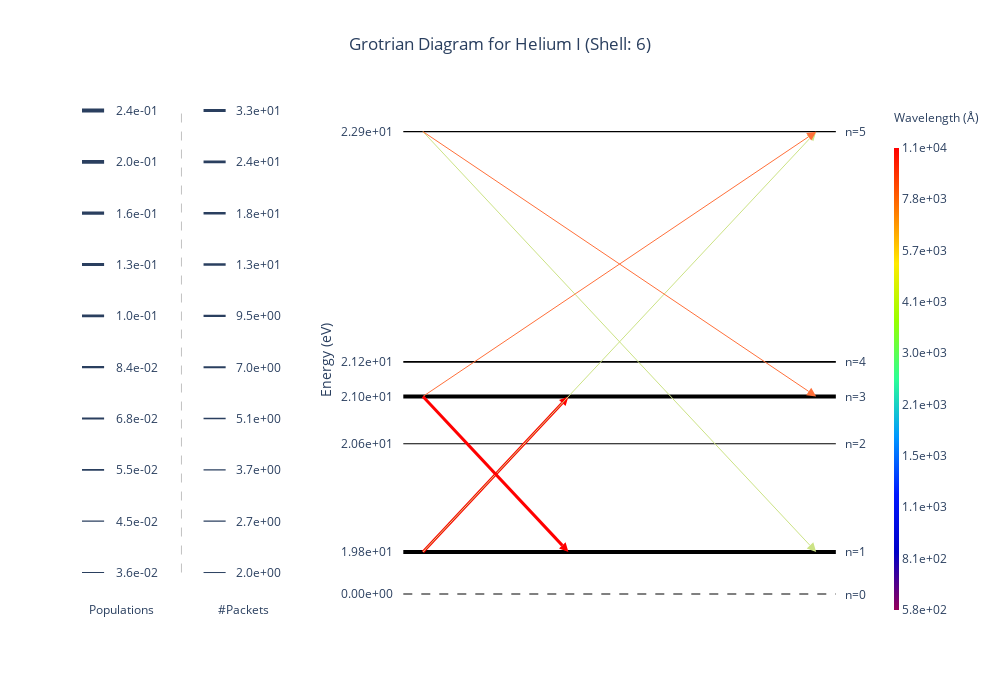

Source (notebook cell):
### Code cell
diag.shell = 6
diag.display()

### Figure 1 — Plotly figure (JSON) as saved in the notebook; plotly's stock layout.template omitted (floating-point values rounded to 4 significant figures)
{"data": [{"hovertemplate": "Energy: 0.00e+00 eV<br>Population: 0.00e+00<extra></extra>", "line": {"color": "grey", "dash": "dash"}, "mode": "lines", "showlegend": false, "type": "scatter", "x": [-0.05, 0.07222, 0.1944, 0.3167, 0.4389, 0.5611, 0.6833, 0.8056, 0.9278, 1.05], "xaxis": "x2", "y": [0, 0, 0, 0, 0, 0, 0, 0, 0, 0], "yaxis": "y2"}, {"hovertemplate": "Energy: 1.98e+01 eV<br>Population: 2.42e-01<extra></extra>", "line": {"color": "black", "width": 4.003}, "mode": "lines", "showlegend": false, "type": "scatter", "x": [-0.05, 0.07222, 0.1944, 0.3167, 0.4389, 0.5611, 0.6833, 0.8056, 0.9278, 1.05], "xaxis": "x2", "y": [0.1, 0.1, 0.1, 0.1, 0.1, 0.1, 0.1, 0.1, 0.1, 0.1], "yaxis": "y2"}, {"hovertemplate": "Energy: 2.06e+01 eV<br>Population: 3.61e-02<extra></extra>", "line": {"color": "black", "width": 1.003}, "mode": "lines", "showlegend": false, "type": "scatter", "x": [-0.05, 0.07222, 0.1944, 0.3167, 0.4389, 0.5611, 0.6833, 0.8056, 0.9278, 1.05], "xaxis": "x2", "y": [0.3574, 0.3574, 0.3574, 0.3574, 0.3574, 0.3574, 0.3574, 0.3574, 0.3574, 0.3574], "yaxis": "y2"}, {"hovertemplate": "Energy: 2.10e+01 eV<br>Population: 2.29e-01<extra></extra>", "line": {"color": "black", "width": 3.918}, "mode": "lines", "showlegend": false, "type": "scatter", "x": [-0.05, 0.07222, 0.1944, 0.3167, 0.4389, 0.5611, 0.6833, 0.8056, 0.9278, 1.05], "xaxis": "x2", "y": [0.47, 0.47, 0.47, 0.47, 0.47, 0.47, 0.47, 0.47, 0.47, 0.47], "yaxis": "y2"}, {"hovertemplate": "Energy: 2.12e+01 eV<br>Population: 5.91e-02<extra></extra>", "line": {"color": "black", "width": 1.78}, "mode": "lines", "showlegend": false, "type": "scatter", "x": [-0.05, 0.07222, 0.1944, 0.3167, 0.4389, 0.5611, 0.6833, 0.8056, 0.9278, 1.05], "xaxis": "x2", "y": [0.552, 0.552, 0.552, 0.552, 0.552, 0.552, 0.552, 0.552, 0.552, 0.552], "yaxis": "y2"}, {"hovertemplate": "Energy: 2.29e+01 eV<br>Population: 4.26e-02<extra></extra>", "line": {"color": "black", "width": 1.263}, "mode": "lines", "showlegend": false, "type": "scatter", "x": [-0.05, 0.07222, 0.1944, 0.3167, 0.4389, 0.5611, 0.6833, 0.8056, 0.9278, 1.05], "xaxis": "x2", "y": [1.1, 1.1, 1.1, 1.1, 1.1, 1.1, 1.1, 1.1, 1.1, 1.1], "yaxis": "y2"}, {"hovertemplate": "Count: 27<br>Wavelength: 1.08e+04 Å<extra></extra>", "line": {"color": "#ff0000", "width": 2.857}, "marker": {"angleref": "previous", "color": "#ff0000", "size": 9, "symbol": "arrow-bar-up"}, "type": "scatter", "x": [0, 0.37], "xaxis": "x2", "y": [0.1, 0.47], "yaxis": "y2"}, {"hovertemplate": "Count: 2<br>Wavelength: 3.89e+03 Å<extra></extra>", "line": {"color": "#cce385", "width": 1}, "marker": {"angleref": "previous", "color": "#cce385", "size": 9, "symbol": "arrow-bar-up"}, "type": "scatter", "x": [0, 1], "xaxis": "x2", "y": [0.1, 1.1], "yaxis": "y2"}, {"hovertemplate": "Count: 2<br>Wavelength: 7.07e+03 Å<extra></extra>", "line": {"color": "#ff703a", "width": 1}, "marker": {"angleref": "previous", "color": "#ff703a", "size": 9, "symbol": "arrow-bar-up"}, "type": "scatter", "x": [0, 1], "xaxis": "x2", "y": [0.47, 1.1], "yaxis": "y2"}, {"hovertemplate": "Count: 33<br>Wavelength: 1.08e+04 Å<extra></extra>", "line": {"color": "#ff0000", "width": 3}, "marker": {"angleref": "previous", "color": "#ff0000", "size": 9, "symbol": "arrow-bar-up"}, "type": "scatter", "x": [0, 0.37], "xaxis": "x2", "y": [0.47, 0.1], "yaxis": "y2"}, {"hovertemplate": "Count: 2<br>Wavelength: 3.89e+03 Å<extra></extra>", "line": {"color": "#cce385", "width": 1}, "marker": {"angleref": "previous", "color": "#cce385", "size": 9, "symbol": "arrow-bar-up"}, "type": "scatter", "x": [0, 1], "xaxis": "x2", "y": [1.1, 0.1], "yaxis": "y2"}, {"hovertemplate": "Count: 2<br>Wavelength: 7.07e+03 Å<extra></extra>", "line": {"color": "#ff703a", "width": 1}, "marker": {"angleref": "previous", "color": "#ff703a", "size": 9, "symbol": "arrow-bar-up"}, "type": "scatter", "x": [0, 1], "xaxis": "x2", "y": [1.1, 0.47], "yaxis": "y2"}, {"hoverinfo": "none", "marker": {"cmax": 9.29, "cmin": 6.37, "colorbar": {"outlinewidth": 0, "thickness": 5, "ticktext": ["5.8e+02", "8.1e+02", "1.1e+03", "1.5e+03", "2.1e+03", "3.0e+03", "4.1e+03", "5.7e+03", "7.8e+03", "1.1e+04"], "tickvals": [6.37, 6.695, 7.019, 7.344, 7.668, 7.993, 8.317, 8.641, 8.966, 9.29], "title": {"font": {"size": 12}, "text": "Wavelength (Å)<br>&nbsp;"}}, "colorscale": [[0, "rgb(150,0,90)"], [0.125, "rgb(0,0,200)"], [0.25, "rgb(0,25,255)"], [0.375, "rgb(0,152,255)"], [0.5, "rgb(44,255,150)"], [0.625, "rgb(151,255,0)"], [0.75, "rgb(255,234,0)"], [0.875, "rgb(255,111,0)"], [1, "rgb(255,0,0)"]], "showscale": true}, "mode": "markers", "type": "scatter", "x": [null], "xaxis": "x2", "y": [null], "yaxis": "y2"}], "layout": {"annotations": [{"showarrow": false, "text": "n=0", "x": 1.1, "xref": "x2", "y": 0, "yref": "y2"}, {"showarrow": false, "text": "n=1", "x": 1.1, "xref": "x2", "y": 0.1, "yref": "y2"}, {"showarrow": false, "text": "n=2", "x": 1.1, "xref": "x2", "y": 0.3574, "yref": "y2"}, {"showarrow": false, "text": "n=3", "x": 1.1, "xref": "x2", "y": 0.47, "yref": "y2"}, {"showarrow": false, "text": "n=4", "x": 1.1, "xref": "x2", "y": 0.552, "yref": "y2"}, {"showarrow": false, "text": "n=5", "x": 1.1, "xref": "x2", "y": 1.1, "yref": "y2"}, {"showarrow": false, "text": "3.6e-02", "x": 0.35, "xref": "x", "y": 0, "yref": "y"}, {"showarrow": false, "text": "4.5e-02", "x": 0.35, "xref": "x", "y": 0.1111, "yref": "y"}, {"showarrow": false, "text": "5.5e-02", "x": 0.35, "xref": "x", "y": 0.2222, "yref": "y"}, {"showarrow": false, "text": "6.8e-02", "x": 0.35, "xref": "x", "y": 0.3333, "yref": "y"}, {"showarrow": false, "text": "8.4e-02", "x": 0.35, "xref": "x", "y": 0.4444, "yref": "y"}, {"showarrow": false, "text": "1.0e-01", "x": 0.35, "xref": "x", "y": 0.5556, "yref": "y"}, {"showarrow": false, "text": "1.3e-01", "x": 0.35, "xref": "x", "y": 0.6667, "yref": "y"}, {"showarrow": false, "text": "1.6e-01", "x": 0.35, "xref": "x", "y": 0.7778, "yref": "y"}, {"showarrow": false, "text": "2.0e-01", "x": 0.35, "xref": "x", "y": 0.8889, "yref": "y"}, {"showarrow": false, "text": "2.4e-01", "x": 0.35, "xref": "x", "y": 1, "yref": "y"}, {"showarrow": false, "text": "Populations", "x": 0.28, "xref": "x", "y": -0.08, "yref": "y"}, {"showarrow": false, "text": "2.0e+00", "x": 0.9, "xref": "x", "y": 0, "yref": "y"}, {"showarrow": false, "text": "2.7e+00", "x": 0.9, "xref": "x", "y": 0.1111, "yref": "y"}, {"showarrow": false, "text": "3.7e+00", "x": 0.9, "xref": "x", "y": 0.2222, "yref": "y"}, {"showarrow": false, "text": "5.1e+00", "x": 0.9, "xref": "x", "y": 0.3333, "yref": "y"}, {"showarrow": false, "text": "7.0e+00", "x": 0.9, "xref": "x", "y": 0.4444, "yref": "y"}, {"showarrow": false, "text": "9.5e+00", "x": 0.9, "xref": "x", "y": 0.5556, "yref": "y"}, {"showarrow": false, "text": "1.3e+01", "x": 0.9, "xref": "x", "y": 0.6667, "yref": "y"}, {"showarrow": false, "text": "1.8e+01", "x": 0.9, "xref": "x", "y": 0.7778, "yref": "y"}, {"showarrow": false, "text": "2.4e+01", "x": 0.9, "xref": "x", "y": 0.8889, "yref": "y"}, {"showarrow": false, "text": "3.3e+01", "x": 0.9, "xref": "x", "y": 1, "yref": "y"}, {"showarrow": false, "text": "#Packets", "x": 0.83, "xref": "x", "y": -0.08, "yref": "y"}], "autosize": false, "height": 700, "plot_bgcolor": "white", "shapes": [{"line": {"width": 1.003}, "type": "line", "x0": 0.1, "x1": 0.2, "xref": "x", "y0": 0, "y1": 0, "yref": "y"}, {"line": {"width": 1.336}, "type": "line", "x0": 0.1, "x1": 0.2, "xref": "x", "y0": 0.1111, "y1": 0.1111, "yref": "y"}, {"line": {"width": 1.67}, "type": "line", "x0": 0.1, "x1": 0.2, "xref": "x", "y0": 0.2222, "y1": 0.2222, "yref": "y"}, {"line": {"width": 2.003}, "type": "line", "x0": 0.1, "x1": 0.2, "xref": "x", "y0": 0.3333, "y1": 0.3333, "yref": "y"}, {"line": {"width": 2.336}, "type": "line", "x0": 0.1, "x1": 0.2, "xref": "x", "y0": 0.4444, "y1": 0.4444, "yref": "y"}, {"line": {"width": 2.67}, "type": "line", "x0": 0.1, "x1": 0.2, "xref": "x", "y0": 0.5556, "y1": 0.5556, "yref": "y"}, {"line": {"width": 3.003}, "type": "line", "x0": 0.1, "x1": 0.2, "xref": "x", "y0": 0.6667, "y1": 0.6667, "yref": "y"}, {"line": {"width": 3.336}, "type": "line", "x0": 0.1, "x1": 0.2, "xref": "x", "y0": 0.7778, "y1": 0.7778, "yref": "y"}, {"line": {"width": 3.67}, "type": "line", "x0": 0.1, "x1": 0.2, "xref": "x", "y0": 0.8889, "y1": 0.8889, "yref": "y"}, {"line": {"width": 4.003}, "type": "line", "x0": 0.1, "x1": 0.2, "xref": "x", "y0": 1, "y1": 1, "yref": "y"}, {"line": {"color": "grey", "dash": "dash", "width": 0.5}, "type": "line", "x0": 0.55, "x1": 0.55, "xref": "x", "y0": 0, "y1": 1, "yref": "y"}, {"line": {"width": 1}, "type": "line", "x0": 0.65, "x1": 0.75, "xref": "x", "y0": 0, "y1": 0, "yref": "y"}, {"line": {"width": 1.222}, "type": "line", "x0": 0.65, "x1": 0.75, "xref": "x", "y0": 0.1111, "y1": 0.1111, "yref": "y"}, {"line": {"width": 1.444}, "type": "line", "x0": 0.65, "x1": 0.75, "xref": "x", "y0": 0.2222, "y1": 0.2222, "yref": "y"}, {"line": {"width": 1.667}, "type": "line", "x0": 0.65, "x1": 0.75, "xref": "x", "y0": 0.3333, "y1": 0.3333, "yref": "y"}, {"line": {"width": 1.889}, "type": "line", "x0": 0.65, "x1": 0.75, "xref": "x", "y0": 0.4444, "y1": 0.4444, "yref": "y"}, {"line": {"width": 2.111}, "type": "line", "x0": 0.65, "x1": 0.75, "xref": "x", "y0": 0.5556, "y1": 0.5556, "yref": "y"}, {"line": {"width": 2.333}, "type": "line", "x0": 0.65, "x1": 0.75, "xref": "x", "y0": 0.6667, "y1": 0.6667, "yref": "y"}, {"line": {"width": 2.556}, "type": "line", "x0": 0.65, "x1": 0.75, "xref": "x", "y0": 0.7778, "y1": 0.7778, "yref": "y"}, {"line": {"width": 2.778}, "type": "line", "x0": 0.65, "x1": 0.75, "xref": "x", "y0": 0.8889, "y1": 0.8889, "yref": "y"}, {"line": {"width": 3}, "type": "line", "x0": 0.65, "x1": 0.75, "xref": "x", "y0": 1, "y1": 1, "yref": "y"}], "showlegend": false, "title": {"text": "Grotrian Diagram for Helium I (Shell: 6)", "x": 0.5}, "width": 1000, "xaxis": {"anchor": "y", "domain": [0, 0.258], "fixedrange": true, "showticklabels": false}, "xaxis2": {"anchor": "y2", "domain": [0.398, 1], "fixedrange": true, "showticklabels": false}, "yaxis": {"anchor": "x", "domain": [0, 1], "fixedrange": true, "showticklabels": false}, "yaxis2": {"anchor": "x2", "domain": [0, 1], "fixedrange": true, "range": [0, null], "tickmode": "array", "ticktext": ["0.00e+00", "1.98e+01", "2.06e+01", "2.10e+01", "2.12e+01", "2.29e+01"], "tickvals": [0, 0.1, 0.3574, 0.47, 0.552, 1.1], "title": {"standoff": 5, "text": "Energy (eV)"}}}}
